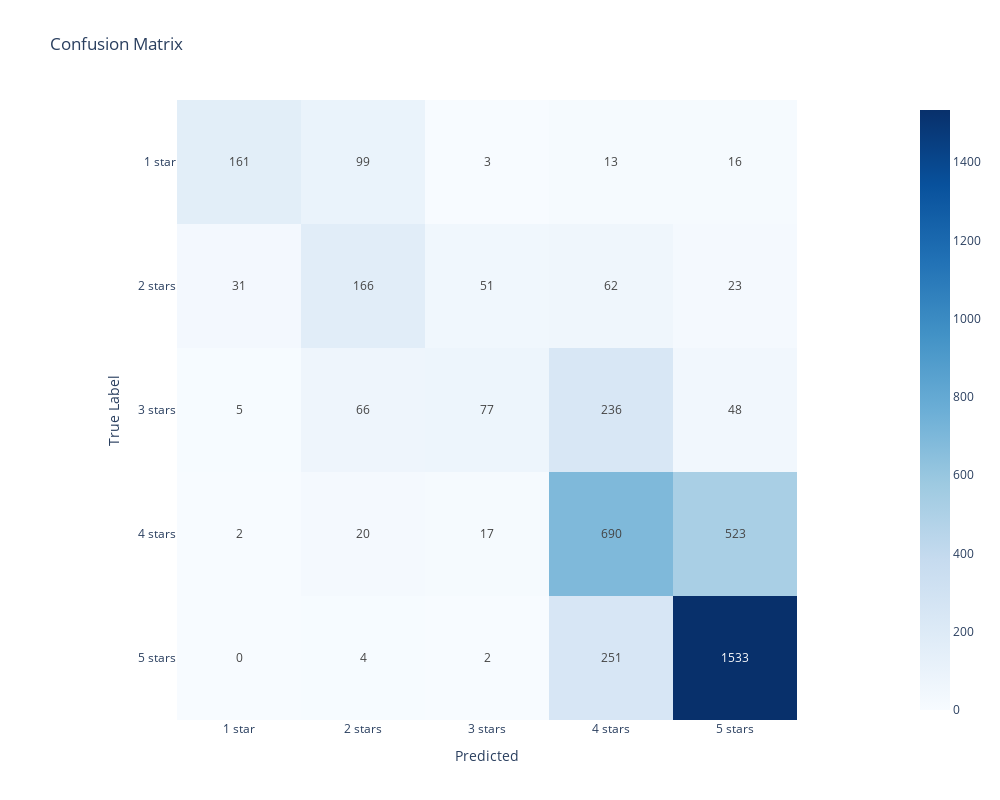

The notebook cell this image was saved under:
### Code cell
best_model = None
best_score = 0
best_vectorizer = None

for model_name, model_data in models.items():
    for vectorizer_name, vectorizer_data in vectorizers.items():
        vectorizer = vectorizer_data['vectorizer']
        model = model_data['model']
        
        pipeline = Pipeline([
            ('Vectorize', vectorizer),
            ('Model', model)
        ])
        
        print('Vectorizer: ', vectorizer_name),
        print('Model: ', model_name)

        pipeline.fit(X_train, y_train)

        print(f'accuracy_score: {accuracy_score(y_test, pipeline.predict(X_test))}\n')

        if pipeline.score(X_test, y_test) > best_score:
            best_score = pipeline.score(X_test, y_test)
            best_model = model_name
            best_vectorizer = vectorizer_name
            best_pipeline = pipeline

print(f'Best model: {best_model}')
print(f'Best vectorizer: {best_vectorizer}')

best_pipeline.fit(X_train, y_train)

print(f'accuracy_score: {accuracy_score(y_test, best_pipeline.predict(X_test))}\n')
print(f'Classification Report:\n{classification_report(y_test, best_pipeline.predict(X_test))}')
confusion_matrix_f = confusion_matrix(y_test, best_pipeline.predict(X_test))
# styling the confusion matrix
fig = px.imshow(
    confusion_matrix_f, 
    text_auto=True, 
    title="Confusion Matrix", width=1000, height=800,
    labels=dict(x="Predicted", y="True Label"),
    x=class_labels,
    y=class_labels,
    color_continuous_scale='Blues'  
    )
fig.show()

### Figure 1 — Plotly figure (JSON) as saved in the notebook; plotly's stock layout.template omitted (floating-point values rounded to 4 significant figures)
{"data": [{"coloraxis": "coloraxis", "hovertemplate": "Predicted: %{x}<br>True Label: %{y}<br>color: %{z}<extra></extra>", "name": "0", "texttemplate": "%{z}", "type": "heatmap", "x": ["1 star", "2 stars", "3 stars", "4 stars", "5 stars"], "xaxis": "x", "y": ["1 star", "2 stars", "3 stars", "4 stars", "5 stars"], "yaxis": "y", "z": [[161, 99, 3, 13, 16], [31, 166, 51, 62, 23], [5, 66, 77, 236, 48], [2, 20, 17, 690, 523], [0, 4, 2, 251, 1533]]}], "layout": {"coloraxis": {"colorscale": [[0, "rgb(247,251,255)"], [0.125, "rgb(222,235,247)"], [0.25, "rgb(198,219,239)"], [0.375, "rgb(158,202,225)"], [0.5, "rgb(107,174,214)"], [0.625, "rgb(66,146,198)"], [0.75, "rgb(33,113,181)"], [0.875, "rgb(8,81,156)"], [1, "rgb(8,48,107)"]]}, "height": 800, "title": {"text": "Confusion Matrix"}, "width": 1000, "xaxis": {"anchor": "y", "constrain": "domain", "domain": [0, 1], "scaleanchor": "y", "title": {"text": "Predicted"}}, "yaxis": {"anchor": "x", "autorange": "reversed", "constrain": "domain", "domain": [0, 1], "title": {"text": "True Label"}}}}
